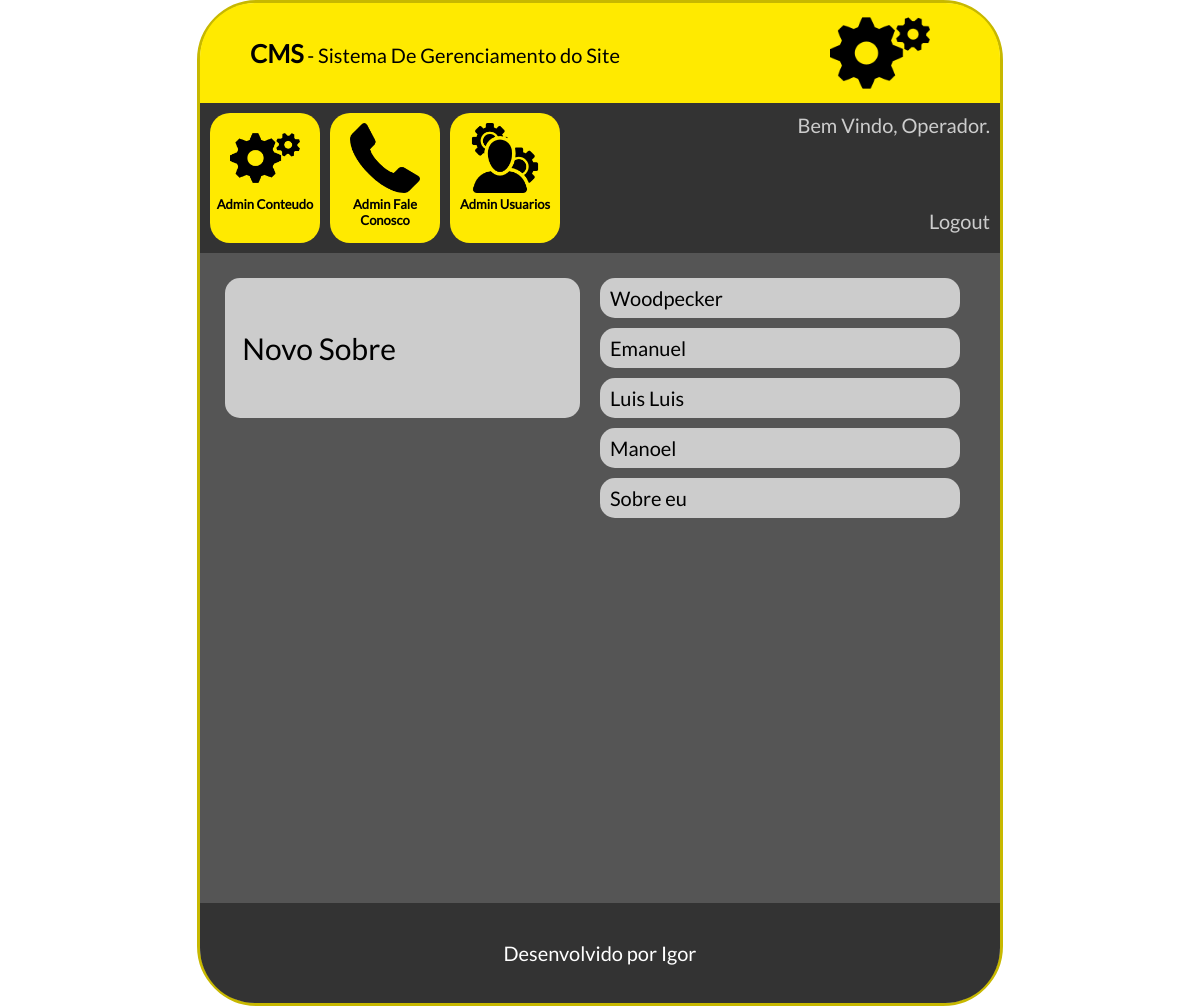
Screenshot of /cms/adminsobre.php (signed in) with the database file from the repository.
### tables this page shows
CREATE TABLE `tbl_usuarios` (
  `id` int(11) NOT NULL AUTO_INCREMENT,
  `nome` varchar(100) NOT NULL,
  `senha` varchar(100) NOT NULL,
  `id_nivel` int(11) NOT NULL,
  `ativo` int(11) NOT NULL,
  PRIMARY KEY (`id`),
  UNIQUE KEY `nome_UNIQUE` (`nome`),
  KEY `fk_usuarios_niveis_idx` (`id_nivel`),
  CONSTRAINT `fk_usuarios_niveis` FOREIGN KEY (`id_nivel`) REFERENCES `tbl_niveis` (`id`) ON DELETE NO ACTION ON UPDATE NO ACTION
);

CREATE TABLE `tbl_sobre` (
  `id` int(11) NOT NULL AUTO_INCREMENT,
  `nome` varchar(200) NOT NULL,
  `sobre` longtext NOT NULL,
  `ativo` int(11) NOT NULL,
  PRIMARY KEY (`id`,`nome`)
);

### cms/conexao.php (called while the page is built)
<?php
    function conexaoDb(){
        $host = "localhost";
        $database = "db_banca";
        $user = "root";
        $password = "bcd127";
        if(!$conexao = mysqli_connect($host,$user,$password,$database)){
            echo('Erro na conexão com o Banco de Dados');
        }
        return $conexao;
    }
?>

### cms/adminsobre.php (the view, shortened to what this page needs)
<?php
    include_once "db.php";
    $selectLogin = selectUsuarioBanco($_SESSION["idLogin"]);
    $rsLogado = mysqli_fetch_array($selectLogin);
    $nomeLogado = $rsLogado["nome"];
    $select = selectSobresBanco();
?>
<!doctype html>
<html lang="pt-br">
	<head>
        <link rel="stylesheet" type="text/css" href="css/style.css">
	</head>
	<body>
        <main id="caixaPrincipal">
            <div id="caixaLogo">
                <span class="textoGrande">CMS</span> - Sistema De Gerenciamento do Site
                <div id="logo"><img src="icones/config.png"></div>
            </div>
            <div id="caixaOpcoes">
                <div id="caixaUsuario">
                    Bem Vindo, <?php echo($nomeLogado)?>.<br><br><br><br>
                    <a href="../login.php?modo=logout"><span class="branco">Logout</span></a>
                </div>
            </div>
            <div id="caixaConteudo">
                <div class=colunaConteudo>
                    <a href="cadastrarsobre.php">
                        <div class="caixaOpcao">
                             &nbsp;&nbsp; Novo Sobre
                        </div>
                    </a>
                </div>
                <div class=colunaConteudoContatoNivel>
                    <?php
                    while($rsSobre = mysqli_fetch_array($select)){
                    ?>
                        <div class="usuarioNivel">
                             <?php echo($rsSobre['nome'])?>
                        </div>
                    <?php } ?>
                </div>
            </div>
            <footer id="rodape">
                Desenvolvido por Igor
            </footer>
        </main>
    </body>
</html>

### cms/css/style.css (style rules this page uses)
* { margin: 0px; padding: 0px; text-decoration: none; font-family: lato; font-size: 20px; }
.branco { color: #cccccc; }
.textoGrande { font-size: 25px; font-weight: bold; }
#caixaPrincipal { height: 1000px; width: 800px; margin-left: auto; margin-right: auto; border-radius: 60px; border: solid 3px #c7b800; }
#caixaLogo { height: 100px; width: 700px; background-color: #ffea00; border-top-left-radius: 55px; border-top-right-radius: 55px;; line-height: 100px; padding-left: 50px; padding-right: 50px; }
#logo { height: 100px; width: 100px; margin-right: 20px; float: right; }
#logo img { max-height: 100px; max-width: 100px; margin-right: 0px; transition: 0.2s; }
#caixaOpcoes { height: 130px; width: 780px; padding: 10px; background-color: #333333; }
#caixaUsuario { color: #cccccc; text-align: right; float: right; }
#caixaConteudo { height: 600px; width: 750px; padding: 25px; background-color: #555555; }
.colunaConteudo, .colunaConteudoContatoNivel { height: 600px; width: 375px; float: left; }
.colunaConteudoContatoNivel { overflow: auto; }
.caixaOpcao { height: 140px; width: 355px; line-height: 140px; margin-bottom: 10px; background-color: #cccccc; font-size: 30px; border-radius: 15px; transition: 0.2s; color: #000000; }
.usuarioNivel { height: 40px; width: 350px; line-height: 40px; padding-left: 10px; margin-bottom: 10px; background-color: #cccccc; font-size: 20px; border-radius: 15px; transition: 0.2s; }
#rodape { height: 100px; width: 800px; border-bottom-left-radius: 55px; border-bottom-right-radius: 55px; background-color: #333333; text-align: center; line-height: 100px; color: #ffffff; }

### rows the page displays
tbl_usuarios: nome "Operador"
tbl_sobre: nome "Woodpecker"
tbl_sobre: nome "Emanuel"
tbl_sobre: nome "Luis Luis"
tbl_sobre: nome "Manoel"
tbl_sobre: nome "Sobre eu"
